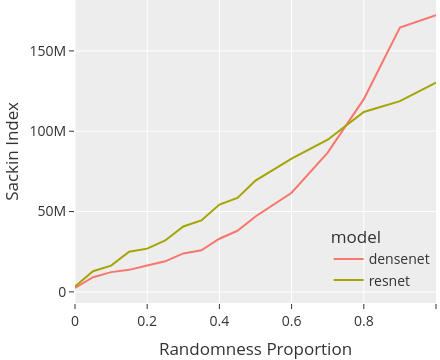

The code cell stored with this chart in its notebook:
### Code cell
penultimate_accs = full_data[(full_data["layer"] == "a1") & (full_data["dataset"].str.contains("-r")) & (full_data["split"] == "train")][["dataset", "model", "train_acc", "val_acc", "sackin_index"]]
penultimate_accs["random_prop"] = penultimate_accs["dataset"].apply(lambda x: float(x.split("-r")[1]))
penultimate_accs.sort_values("random_prop", inplace=True)

fig = px.line(penultimate_accs, x="random_prop", y="sackin_index", color="model")

fig.update_annotations(font_size=16)
fig.update_layout(margin=dict(l=0, r=0, t=0, b=0), width=220*2, height=180*2, font=dict(size=14))
fig.update_legends(yanchor="top", xanchor="right", y=0.27, x = 0.999, bgcolor="rgba(0,0,0,0)")
fig.update_xaxes(title_text="Randomness Proportion", title_standoff=18, automargin=True, nticks=10)
fig.update_yaxes(title_text="Sackin Index", title_standoff=18, automargin=True)
fig.show()
# fig.write_image("imbalance-gain.png", scale=8)

### Figure 1 — Plotly figure (JSON) as saved in the notebook; plotly's stock layout.template omitted (floating-point values rounded to 4 significant figures)
{"data": [{"hovertemplate": "model=densenet<br>random_prop=%{x}<br>sackin_index=%{y}<extra></extra>", "legendgroup": "densenet", "line": {"color": "#F8766D", "dash": "solid"}, "marker": {"symbol": "circle"}, "mode": "lines", "name": "densenet", "orientation": "v", "showlegend": true, "type": "scatter", "x": [0.0, 0.05, 0.1, 0.15, 0.2, 0.25, 0.3, 0.35, 0.4, 0.45, 0.5, 0.6, 0.7, 0.8, 0.9, 1.0], "xaxis": "x", "y": [2502000.0, 9126000.0, 12290000.0, 13700000.0, 16380000.0, 19020000.0, 23930000.0, 25870000.0, 33070000.0, 38030000.0, 46920000.0, 61670000.0, 86720000.0, 120000000.0, 164600000.0, 172300000.0], "yaxis": "y"}, {"hovertemplate": "model=resnet<br>random_prop=%{x}<br>sackin_index=%{y}<extra></extra>", "legendgroup": "resnet", "line": {"color": "#A3A500", "dash": "solid"}, "marker": {"symbol": "circle"}, "mode": "lines", "name": "resnet", "orientation": "v", "showlegend": true, "type": "scatter", "x": [0.0, 0.05, 0.1, 0.15, 0.2, 0.25, 0.3, 0.35, 0.4, 0.45, 0.5, 0.6, 0.7, 0.8, 0.9, 1.0], "xaxis": "x", "y": [3359000.0, 12890000.0, 16360000.0, 24950000.0, 26920000.0, 31980000.0, 40720000.0, 44490000.0, 54320000.0, 58450000.0, 69260000.0, 82980000.0, 94700000.0, 112000000.0, 118700000.0, 130300000.0], "yaxis": "y"}], "layout": {"font": {"size": 14}, "height": 360, "legend": {"bgcolor": "rgba(0,0,0,0)", "title": {"text": "model"}, "tracegroupgap": 0, "x": 0.999, "xanchor": "right", "y": 0.27, "yanchor": "top"}, "margin": {"b": 0, "l": 0, "r": 0, "t": 0}, "width": 440, "xaxis": {"anchor": "y", "automargin": true, "domain": [0, 1], "nticks": 10, "title": {"standoff": 18, "text": "Randomness Proportion"}}, "yaxis": {"anchor": "x", "automargin": true, "domain": [0, 1], "title": {"standoff": 18, "text": "Sackin Index"}}}}
